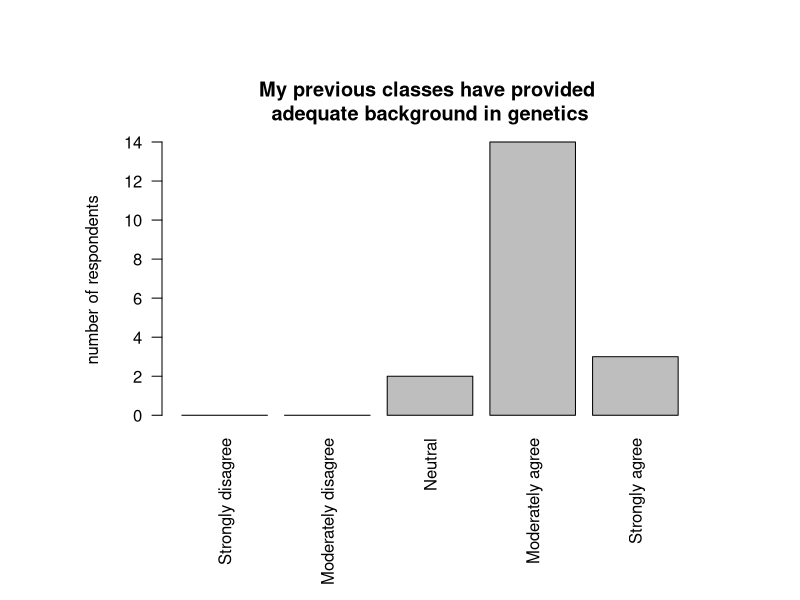
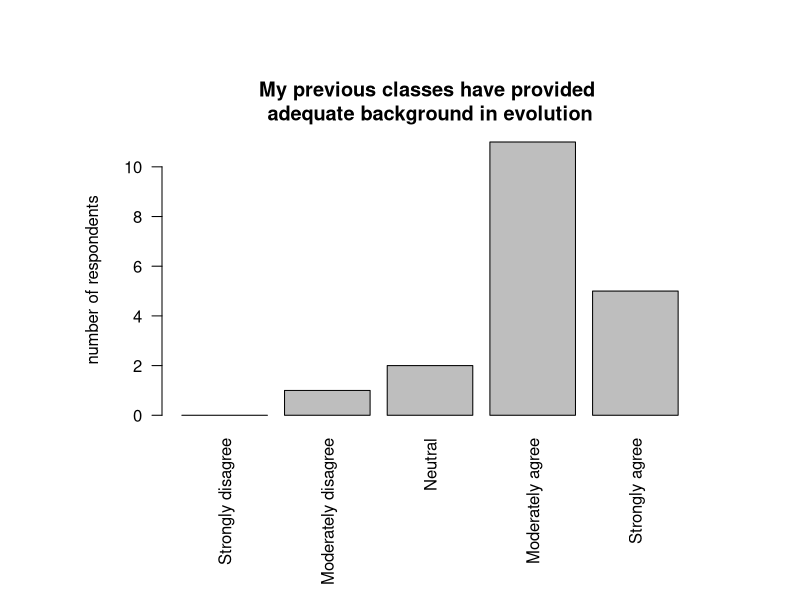
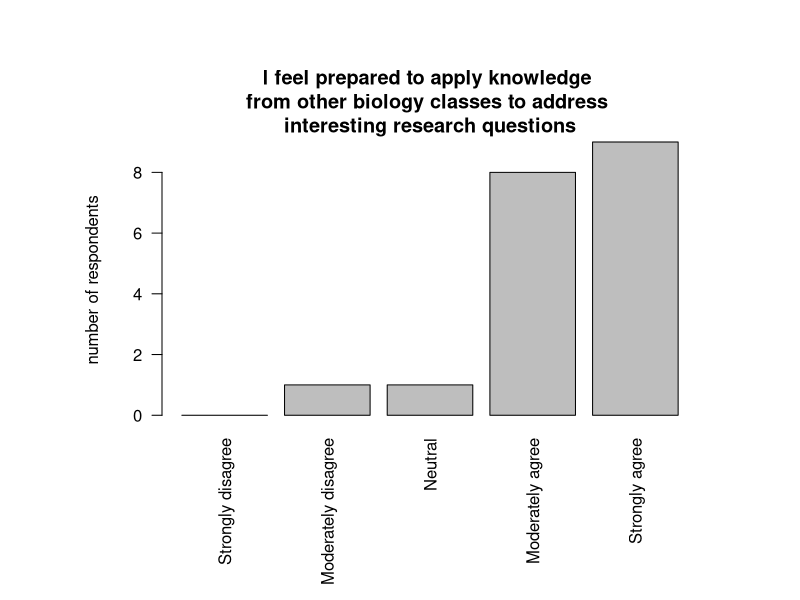
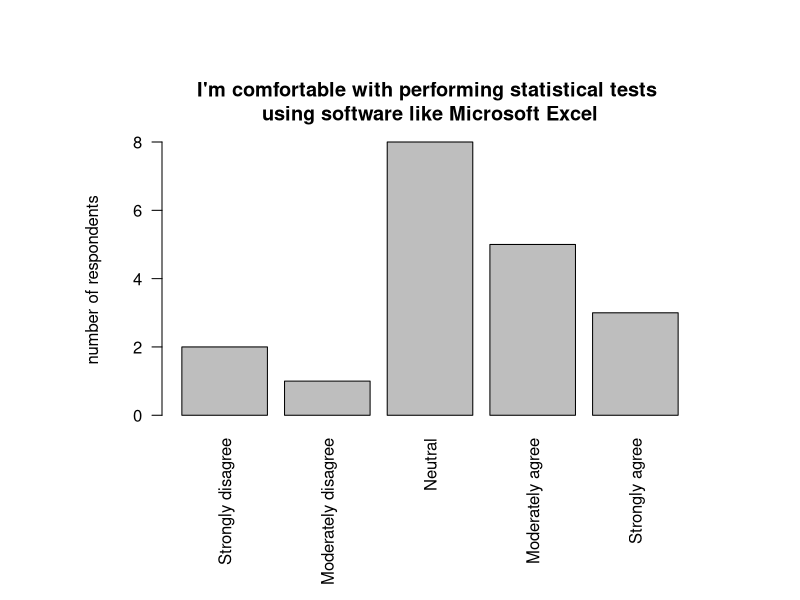
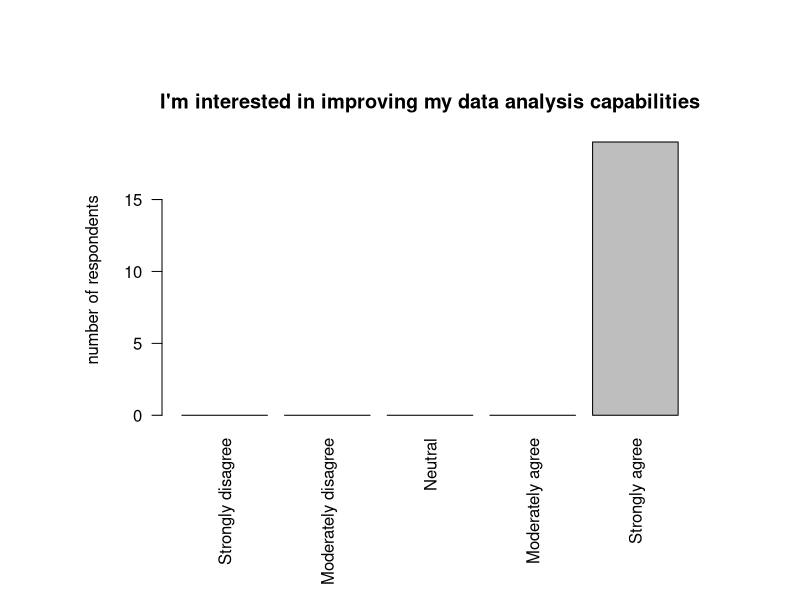
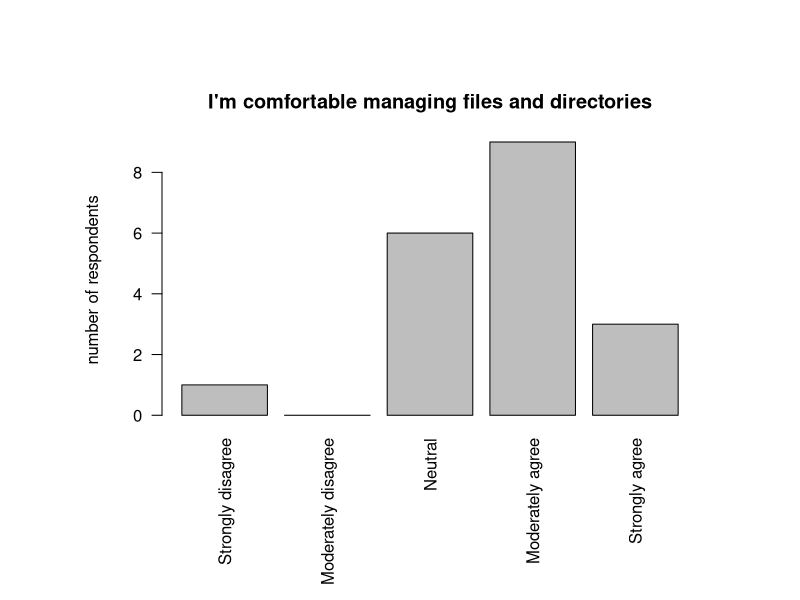
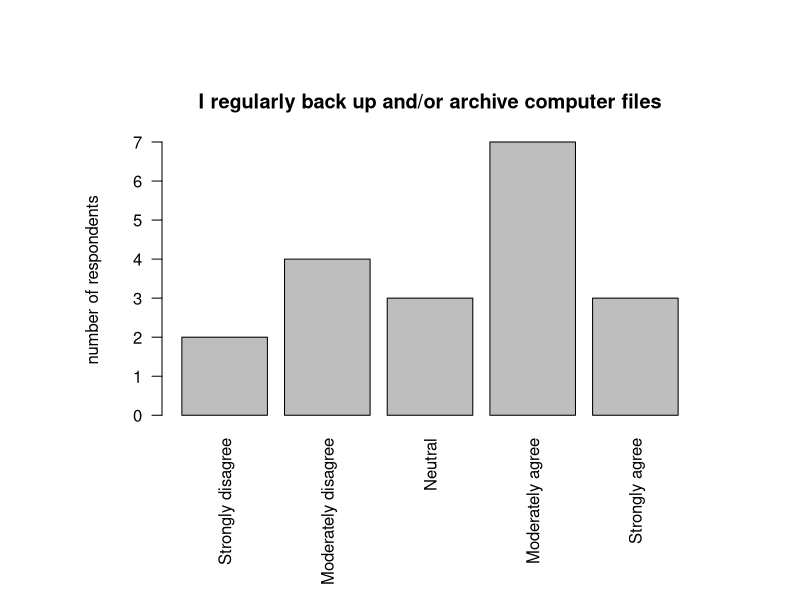
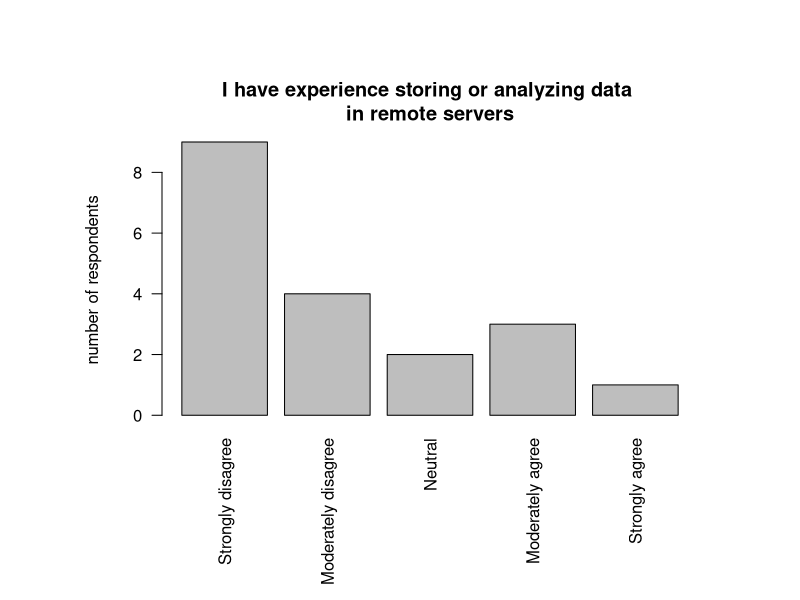

Write R code to recreate these figures, in order.
## Pre class survey results: Bio Res Fall 2015

## load data
data <- read.delim(file="data/survey_responsesFall2015.tsv")
attach(data)
series <- c("Strongly disagree", "Moderately disagree", "Neutral", "Moderately agree", "Strongly agree")

## bio background plots
jpeg(file="figures/2015/genetics.jpg")
par(oma=c(4,4,3,3))
genetics <- factor(My.previous.classes.have.provided.adequate.background.in.genetics, levels = series)
plot(genetics, main="My previous classes have provided \nadequate background in genetics", ylab="number of respondents", las=2)
dev.off()

jpeg(file="figures/2015/evolution.jpg")
par(oma=c(4,4,3,3))
evolution <- factor(My.previous.classes.have.provided.adequate.background.in.evolutionary.theory, levels = series)
plot(evolution, main="My previous classes have provided \nadequate background in evolution", ylab="number of respondents", las=2)
dev.off()

jpeg(file="figures/2015/apply.knowledge.jpg")
par(oma=c(4,4,3,3))
apply.knowledge <- factor(I.feel.prepared.to.apply.knowledge.from.my.other.classes.in.biology.to.address.interesting.research.questions, levels = series)
plot(apply.knowledge, main="I feel prepared to apply knowledge \nfrom other biology classes to address \ninteresting research questions", ylab="number of respondents", las=2)
dev.off()

## stats, data analysis, computers
jpeg(file="figures/2015/stat.tests.jpg")
par(oma=c(4,4,3,3))
stat.tests <- factor(I.am.comfortable.with.performing.statistical.tests.using.software.like.Microsoft.Excel, levels = series)
plot(stat.tests, main="I'm comfortable with performing statistical tests \nusing software like Microsoft Excel", ylab="number of respondents", las=2)
dev.off()

jpeg(file="figures/2015/improve.data.analysis.jpg")
par(oma=c(4,4,3,3))
improve.data.analysis <- factor(I.am.interested.in.improving.my.data.analysis.capabilities, levels = series)
plot(improve.data.analysis, main="I'm interested in improving my data analysis capabilities", ylab="number of respondents", las=2)
dev.off()

jpeg(file="figures/2015/manage.files.jpg")
par(oma=c(4,4,3,3))
manage.files <- factor(I.am.comfortable.managing.files.and.directories.in.an.operating.system.like.Windows, levels = series)
plot(manage.files, main="I'm comfortable managing files and directories", ylab="number of respondents", las=2)
dev.off()

jpeg(file="figures/2015/file.backup.jpg")
par(oma=c(4,4,3,3))
file.backup <- factor(I.regularly.back.up.and.or.archive.computer.files.for.my.classes.or.personal.use, levels = series)
plot(file.backup, main="I regularly back up and/or archive computer files", ylab="number of respondents", las=2)
dev.off()

jpeg(file="figures/2015/remote.servers.jpg")
par(oma=c(4,4,3,3))
remote.servers <- factor(I.have.experience.storing.or.analyzing.data.in.remote.servers, levels = series)
plot(remote.servers, main="I have experience storing or analyzing data \nin remote servers", ylab="number of respondents", las=2)
dev.off()

jpeg(file="figures/2015/computers.essential.jpg")
par(oma=c(4,4,3,3))
computers.essential <- factor(Computer.skills.will.be.essential.in.my.future.profession, levels = series)
plot(computers.essential, main="Computer skills will be essential in my future profession", ylab="number of respondents", las=2)
dev.off()

detach(data)
